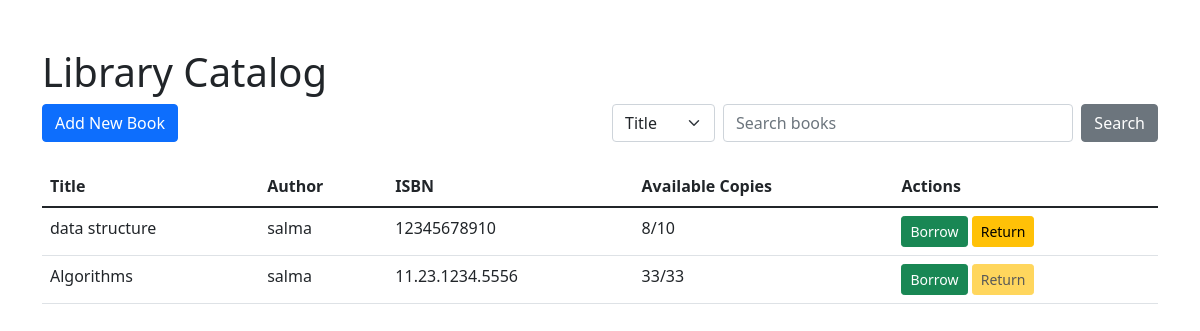
Before: / with the older database file.
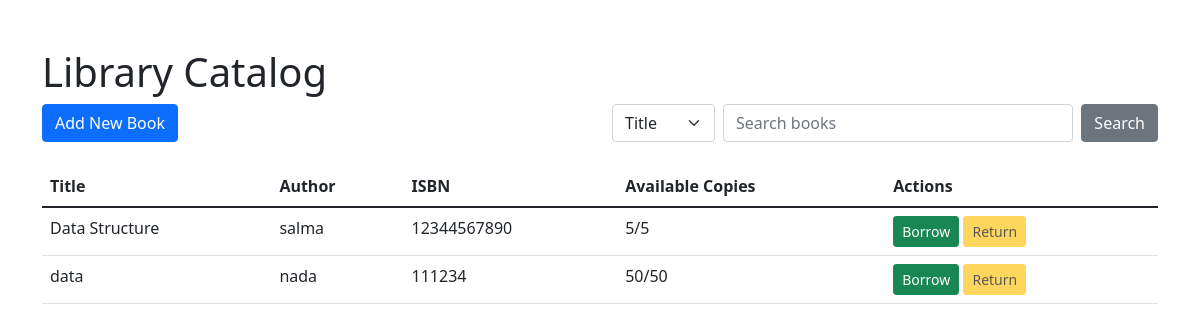
After: the same page with the newer database file.
### app.py (models this page shows, shortened)
class Book(db.Model):
    id = db.Column(db.Integer, primary_key=True)
    title = db.Column(db.String(200), nullable=False)
    author = db.Column(db.String(100), nullable=False)
    isbn = db.Column(db.String(13), unique=True, nullable=False)
    publication_year = db.Column(db.Integer)
    total_copies = db.Column(db.Integer, default=1)
    available_copies = db.Column(db.Integer, default=1)

### app.py (the view)
@app.route('/')
def index():
    books = Book.query.all()
    return render_template('index.html', books=books)

### templates/index.html (shortened to what this page needs)
<!DOCTYPE html>
<html lang="en">
<head>
    <link href="https://cdn.jsdelivr.net/npm/bootstrap@5.1.3/dist/css/bootstrap.min.css" rel="stylesheet">
</head>
<body>
    <div class="container mt-5">
        <h1>Library Catalog</h1>
        <div class="row mb-4">
            <div class="col">
                <a href="{{ url_for('add_book') }}" class="btn btn-primary">Add New Book</a>
            </div>
            <div class="col">
                <form action="{{ url_for('search_books') }}" method="get" class="d-flex">
                    <select name="search_type" class="form-select me-2" style="width: auto;">
                        <option value="title">Title</option>
                    </select>
                    <input type="text" name="query" class="form-control me-2" placeholder="Search books">
                    <button type="submit" class="btn btn-secondary">Search</button>
                </form>
            </div>
        </div>
        <table class="table">
            <thead>
                <tr>
                    <th>Title</th>
                    <th>Author</th>
                    <th>ISBN</th>
                    <th>Available Copies</th>
                    <th>Actions</th>
                </tr>
            </thead>
            <tbody>
                {% for book in books %}
                <tr>
                    <td>{{ book.title }}</td>
                    <td>{{ book.author }}</td>
                    <td>{{ book.isbn }}</td>
                    <td>{{ book.available_copies }}/{{ book.total_copies }}</td>
                    <td>
                        <form action="{{ url_for('borrow_book', book_id=book.id) }}" method="post" class="d-inline">
                            <button type="submit" class="btn btn-sm btn-success"
                                    {% if book.available_copies == 0 %}disabled{% endif %}>
                                Borrow
                            </button>
                        </form>
                        <form action="{{ url_for('return_book', book_id=book.id) }}" method="post" class="d-inline">
                            <button type="submit" class="btn btn-sm btn-warning"
                                    {% if book.available_copies == book.total_copies %}disabled{% endif %}>
                                Return
                            </button>
                        </form>
                    </td>
                </tr>
                {% endfor %}
            </tbody>
        </table>
    </div>
</body>
</html>

Changed rows visible on the page:
changed Book "salma": title "data structure" → "Data Structure"; isbn "12345678910" → "12344567890"; available_copies "8" → "5"; total_copies "10" → "5"
changed Book: title "Algorithms" → "data"; author "salma" → "nada"; isbn "11.23.1234.5556" → "111234"; available_copies "33" → "50"; total_copies "33" → "50"
